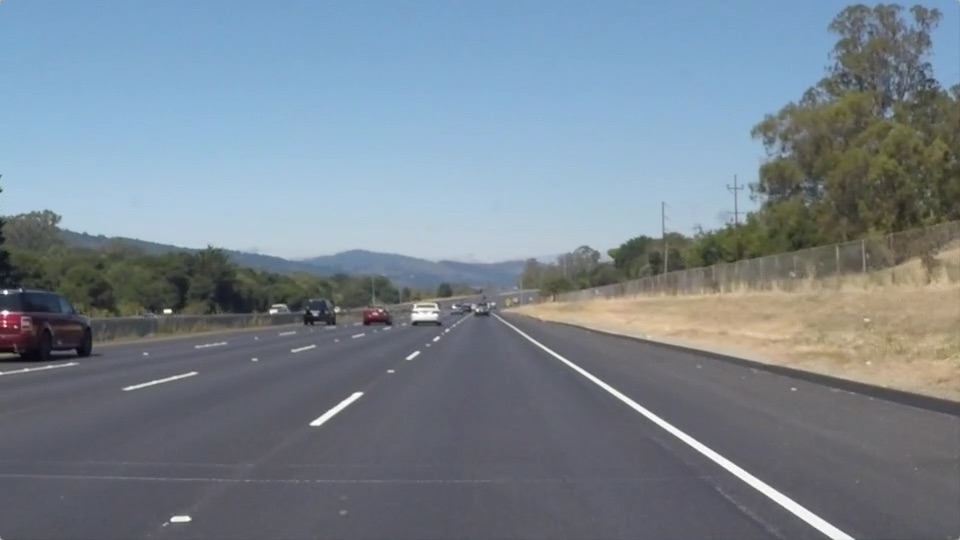
#> input picture CarND-LaneLines-P1/test_images/solidWhiteRight.jpg, 960 x 540 px
$ jupyter execute --allow-errors Untitled.ipynb   (shell and % lines are left out)   (older library calls are emulated)
#> lines starting #> are read from the running program, lines starting #| are printed output that depends on the picture
[cell 1]
#importing some useful packages
import matplotlib.pyplot as plt
import matplotlib.image as mpimg
import numpy as np
import cv2
import pickle

[cell 2]
#reading in an image
image = mpimg.imread('test_images/solidWhiteRight.jpg')
#> image is the input picture: shape (540, 960, 3); mean R, G, B 120.3, 132.6, 143.7

#printing out some stats and plotting
print('This image is:', type(image), 'with dimensions:', image.shape)
#| This image is: <class 'numpy.ndarray'> with dimensions: (540, 960, 3)
plt.imshow(image)
print(image.shape[0])
#| 540

#> (a cell that did not finish here is left out)

[cell 4]
hls = cv2.cvtColor(image, cv2.COLOR_RGB2HLS)
#> hls: shape (540, 960, 3); mean of channels 0, 1, 2 95, 132.1, 55.2
s_channel = hls[:,:,2]
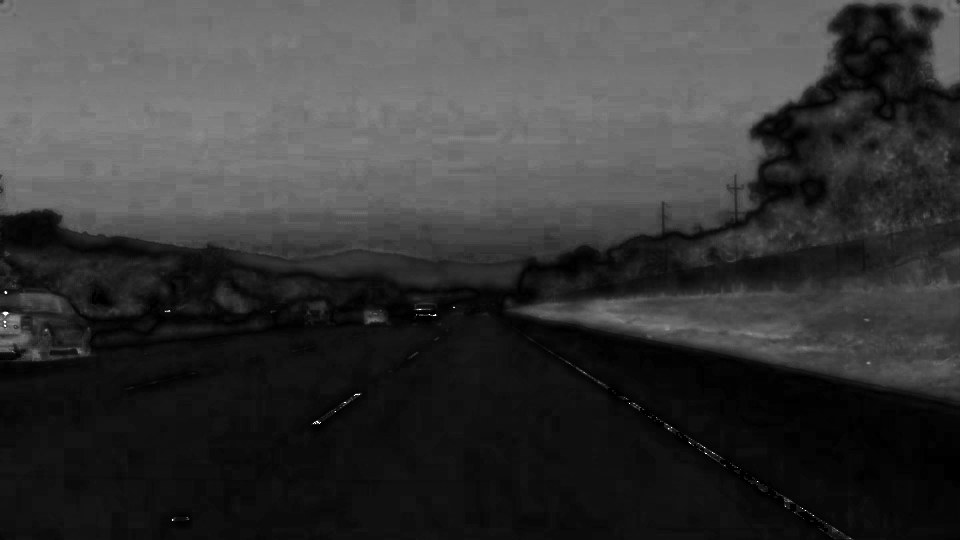
#> s_channel: shape (540, 960); min 0, max 255, mean 55.2

# Grayscale image
# NOTE: we already saw that standard grayscaling lost color information for the lane lines
# Explore gradients in other colors spaces / color channels to see what might work better
gray = cv2.cvtColor(image, cv2.COLOR_RGB2GRAY)
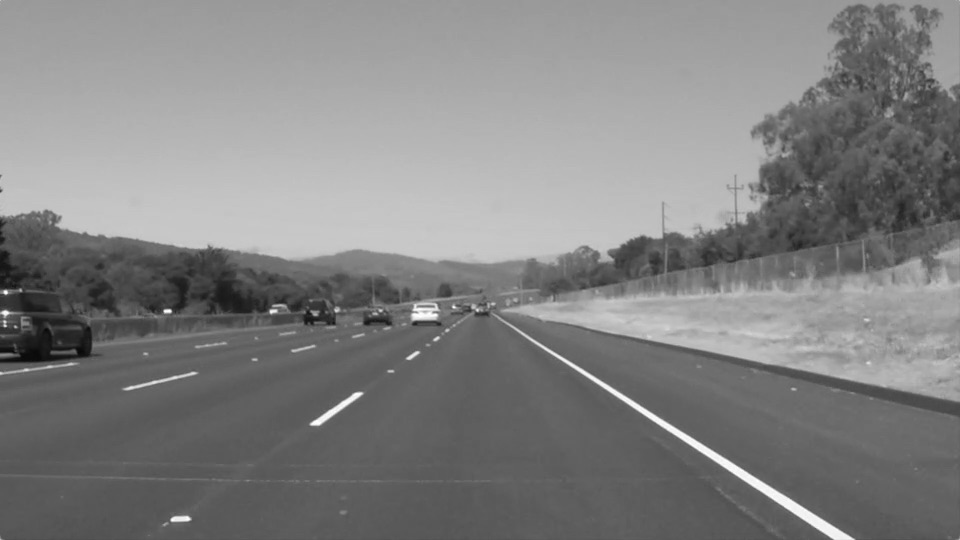
#> gray: shape (540, 960); min 8, max 255, mean 130.1

# Sobel x
sobelx = cv2.Sobel(gray, cv2.CV_64F, 1, 0) # Take the derivative in x
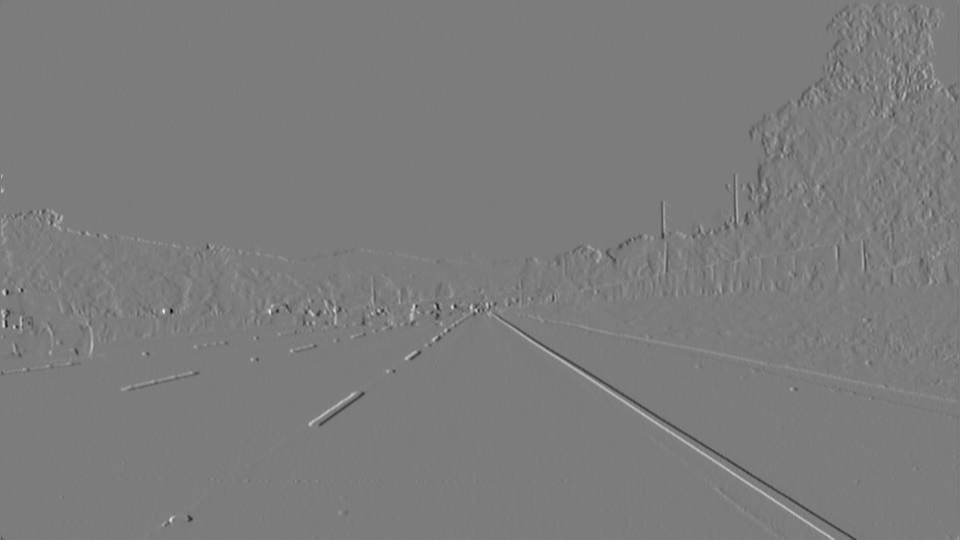
#> sobelx: shape (540, 960) float64; min -569, max 594, mean 0; drawn with min black and max white
abs_sobelx = np.absolute(sobelx) # Absolute x derivative to accentuate lines away from horizontal
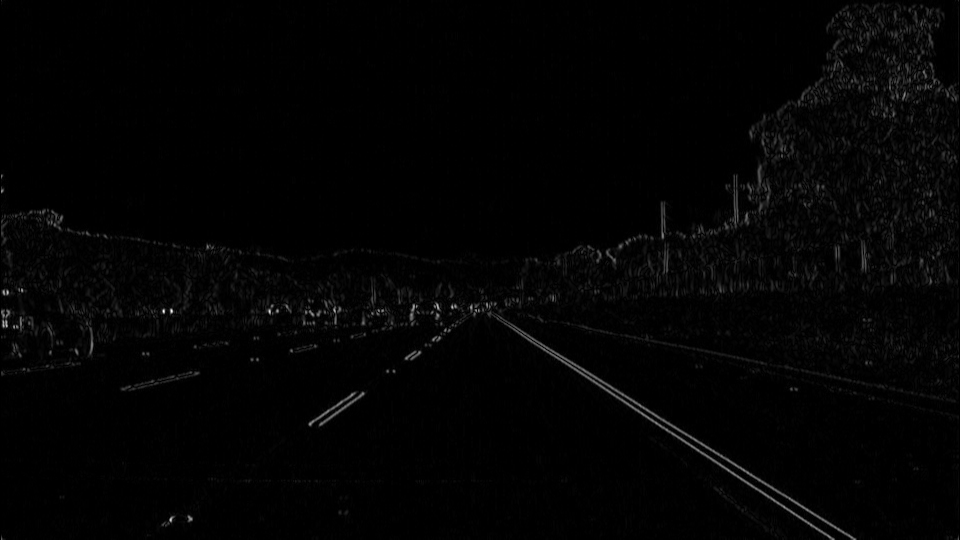
#> abs_sobelx: shape (540, 960) float64; min 0, max 594, mean 8.9; drawn with min black and max white
scaled_sobel = np.uint8(255*abs_sobelx/np.max(abs_sobelx))

# Threshold x gradient
thresh_min = 20
thresh_max = 100
sxbinary = np.zeros_like(scaled_sobel)
sxbinary[(scaled_sobel >= thresh_min) & (scaled_sobel <= thresh_max)] = 1

# Threshold color channel
s_thresh_min = 170
s_thresh_max = 255
s_binary = np.zeros_like(s_channel)
s_binary[(s_channel >= s_thresh_min) & (s_channel <= s_thresh_max)] = 1

# Stack each channel to view their individual contributions in green and blue respectively
# This returns a stack of the two binary images, whose components you can see as different colors
color_binary = np.dstack(( np.zeros_like(sxbinary), sxbinary, s_binary))

# Combine the two binary thresholds
combined_binary = np.zeros_like(sxbinary)
combined_binary[(s_binary == 1) | (sxbinary == 1)] = 1

# Plotting thresholded images
f, (ax1, ax2) = plt.subplots(1, 2, figsize=(20,10))
ax1.set_title('Stacked thresholds')
ax1.imshow(color_binary)

ax2.set_title('Combined S channel and gradient thresholds')
ax2.imshow(combined_binary, cmap='gray')
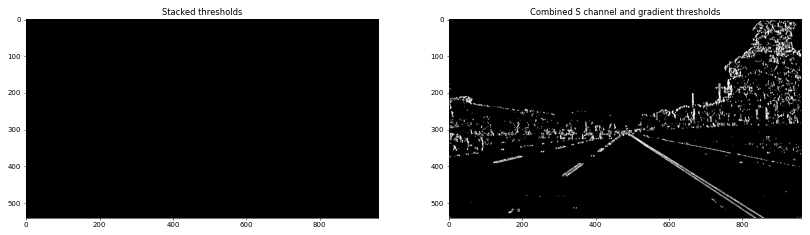
#> figure drawn by matplotlib, 2 panels

$ run again, with CarND-LaneLines-P1/test_images/solidWhiteCurve.jpg copied over CarND-LaneLines-P1/test_images/solidWhiteRight.jpg
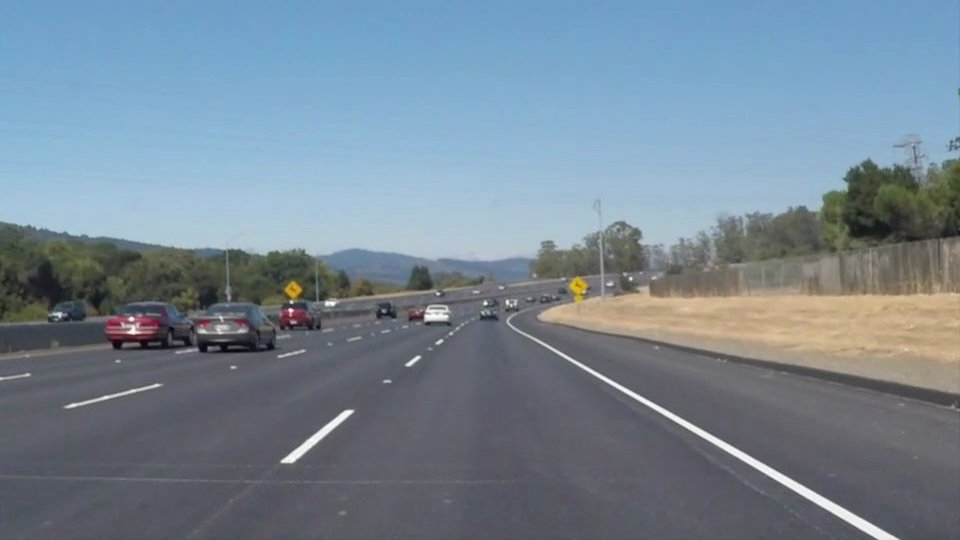
#> input picture CarND-LaneLines-P1/test_images/solidWhiteCurve.jpg, 960 x 540 px
#> image is the input picture: shape (540, 960, 3); mean R, G, B 118.5, 134.5, 148.1
#| This image is: <class 'numpy.ndarray'> with dimensions: (540, 960, 3)
#| 540
#> hls: shape (540, 960, 3); mean of channels 0, 1, 2 97.9, 133.5, 57.7
#> `abs_sobelx = np.absolute(sobelx)`:
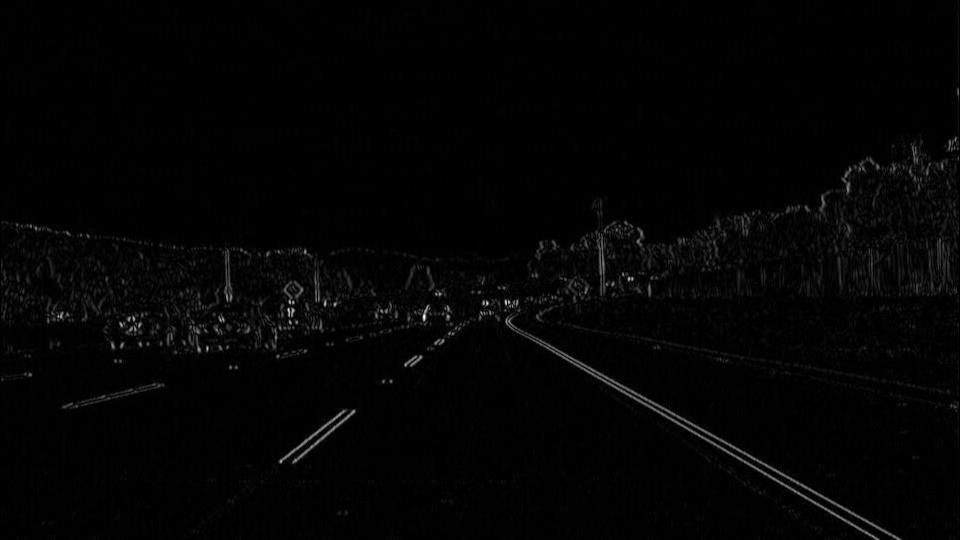
#> abs_sobelx: shape (540, 960) float64; min 0, max 536, mean 8.1; drawn with min black and max white
#> `[cell 4] hls = cv2.cvtColor(image, cv2.COLOR_RGB2HLS) s_channel = hls[..`:
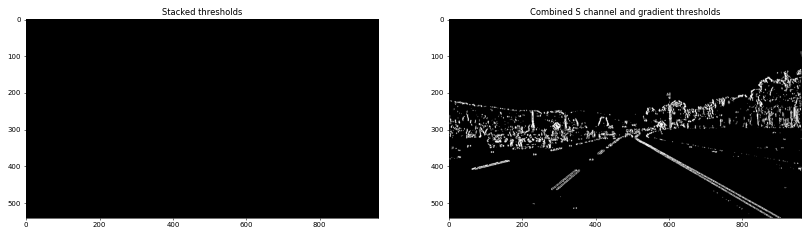
#> figure drawn by matplotlib, 2 panels

$ run again, with CarND-LaneLines-P1/test_images/solidYellowCurve.jpg copied over CarND-LaneLines-P1/test_images/solidWhiteRight.jpg
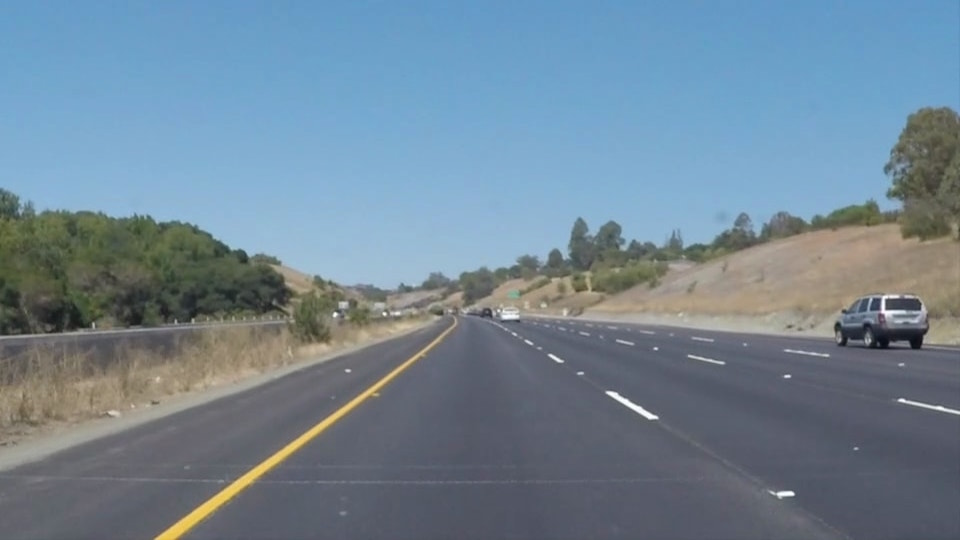
#> input picture CarND-LaneLines-P1/test_images/solidYellowCurve.jpg, 960 x 540 px
#> image is the input picture: shape (540, 960, 3); mean R, G, B 113, 133.4, 149
#| This image is: <class 'numpy.ndarray'> with dimensions: (540, 960, 3)
#| 540
#> hls: shape (540, 960, 3); mean of channels 0, 1, 2 89.9, 131.4, 63.9
#> `abs_sobelx = np.absolute(sobelx)`:
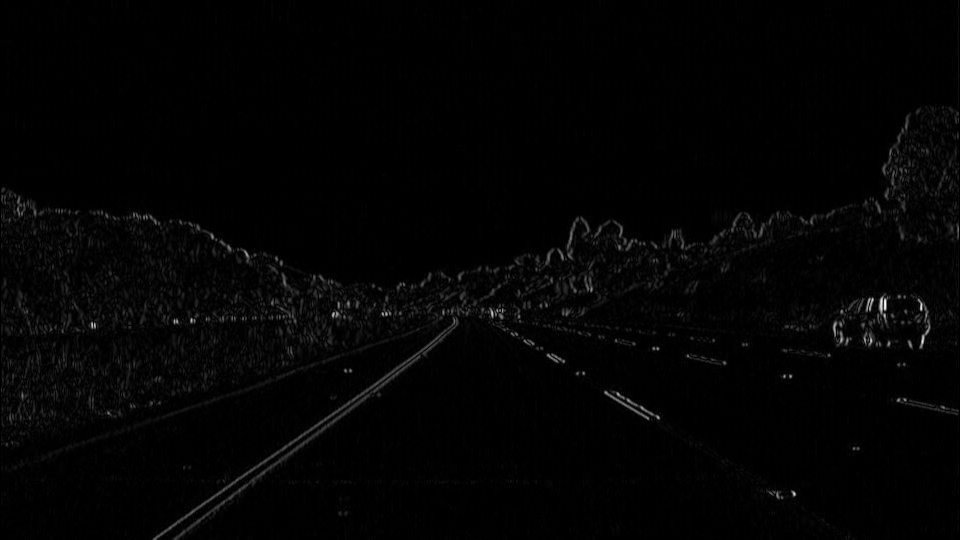
#> abs_sobelx: shape (540, 960) float64; min 0, max 544, mean 8.1; drawn with min black and max white
#> `[cell 4] hls = cv2.cvtColor(image, cv2.COLOR_RGB2HLS) s_channel = hls[..`:
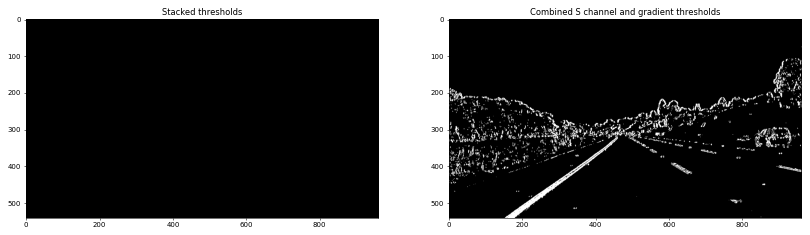
#> figure drawn by matplotlib, 2 panels

$ run again, with CarND-LaneLines-P1/test_images/solidYellowCurve2.jpg copied over CarND-LaneLines-P1/test_images/solidWhiteRight.jpg
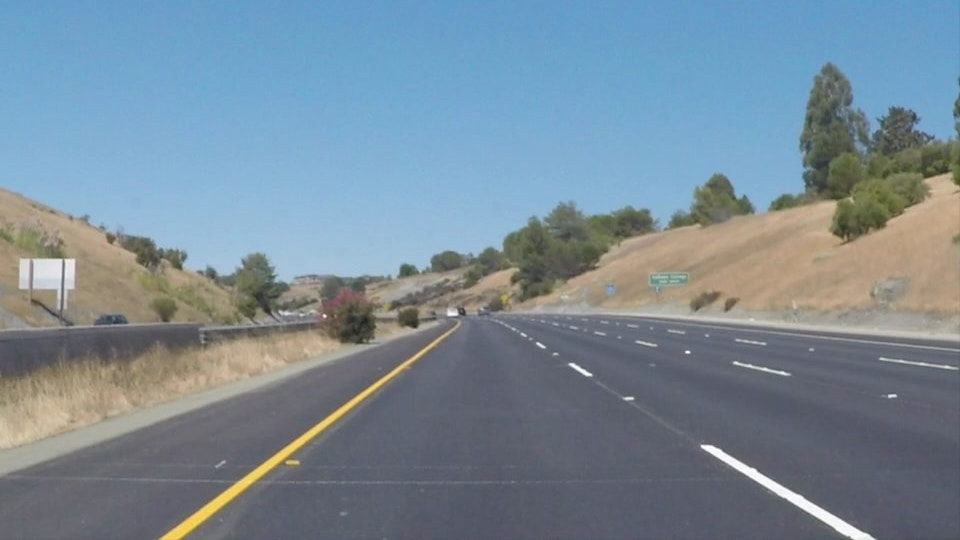
#> input picture CarND-LaneLines-P1/test_images/solidYellowCurve2.jpg, 960 x 540 px
#> image is the input picture: shape (540, 960, 3); mean R, G, B 120.7, 138.6, 151.5
#| This image is: <class 'numpy.ndarray'> with dimensions: (540, 960, 3)
#| 540
#> hls: shape (540, 960, 3); mean of channels 0, 1, 2 86.8, 136.4, 64.9
#> `abs_sobelx = np.absolute(sobelx)`:
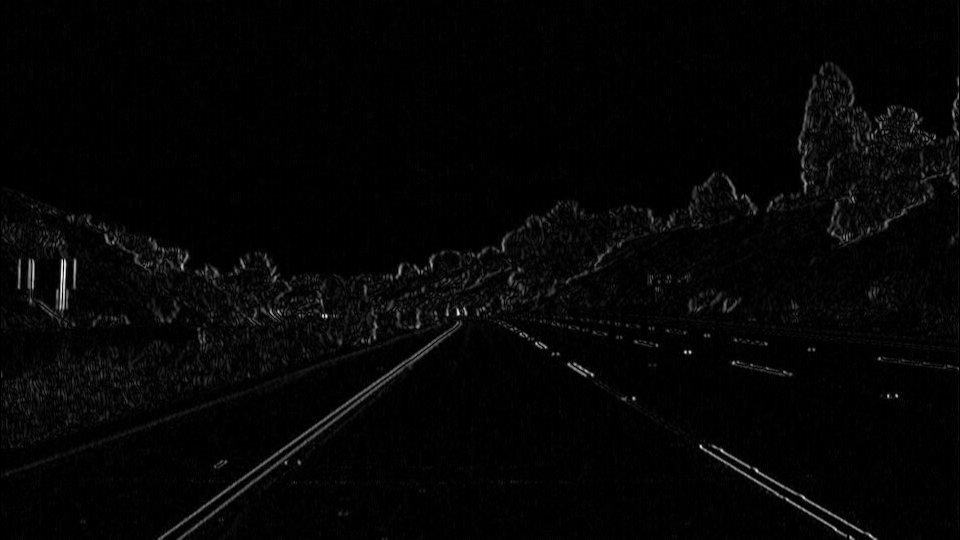
#> abs_sobelx: shape (540, 960) float64; min 0, max 455, mean 9.5; drawn with min black and max white
#> `[cell 4] hls = cv2.cvtColor(image, cv2.COLOR_RGB2HLS) s_channel = hls[..`:
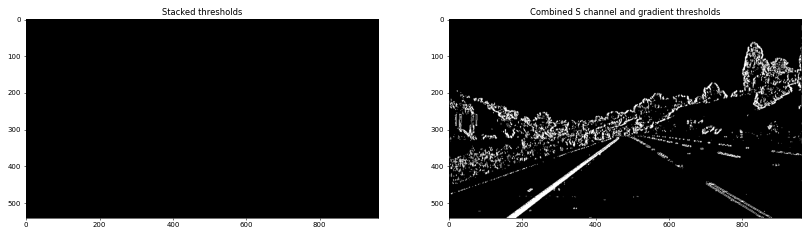
#> figure drawn by matplotlib, 2 panels
